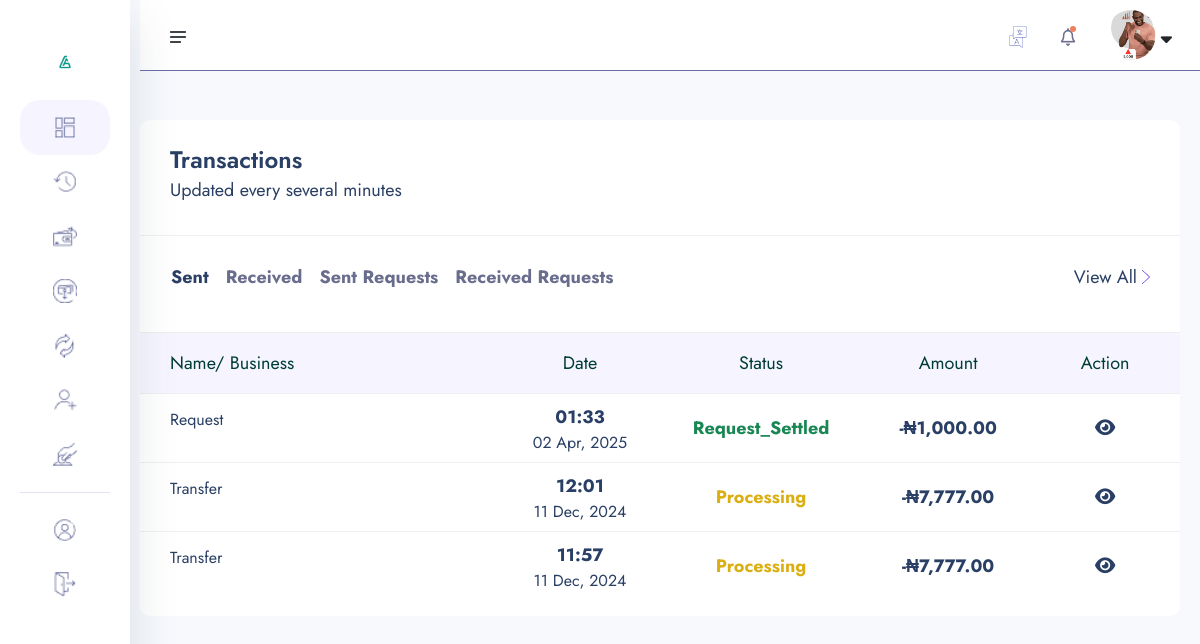
Before: /transactions/ (signed in) with the older database file.
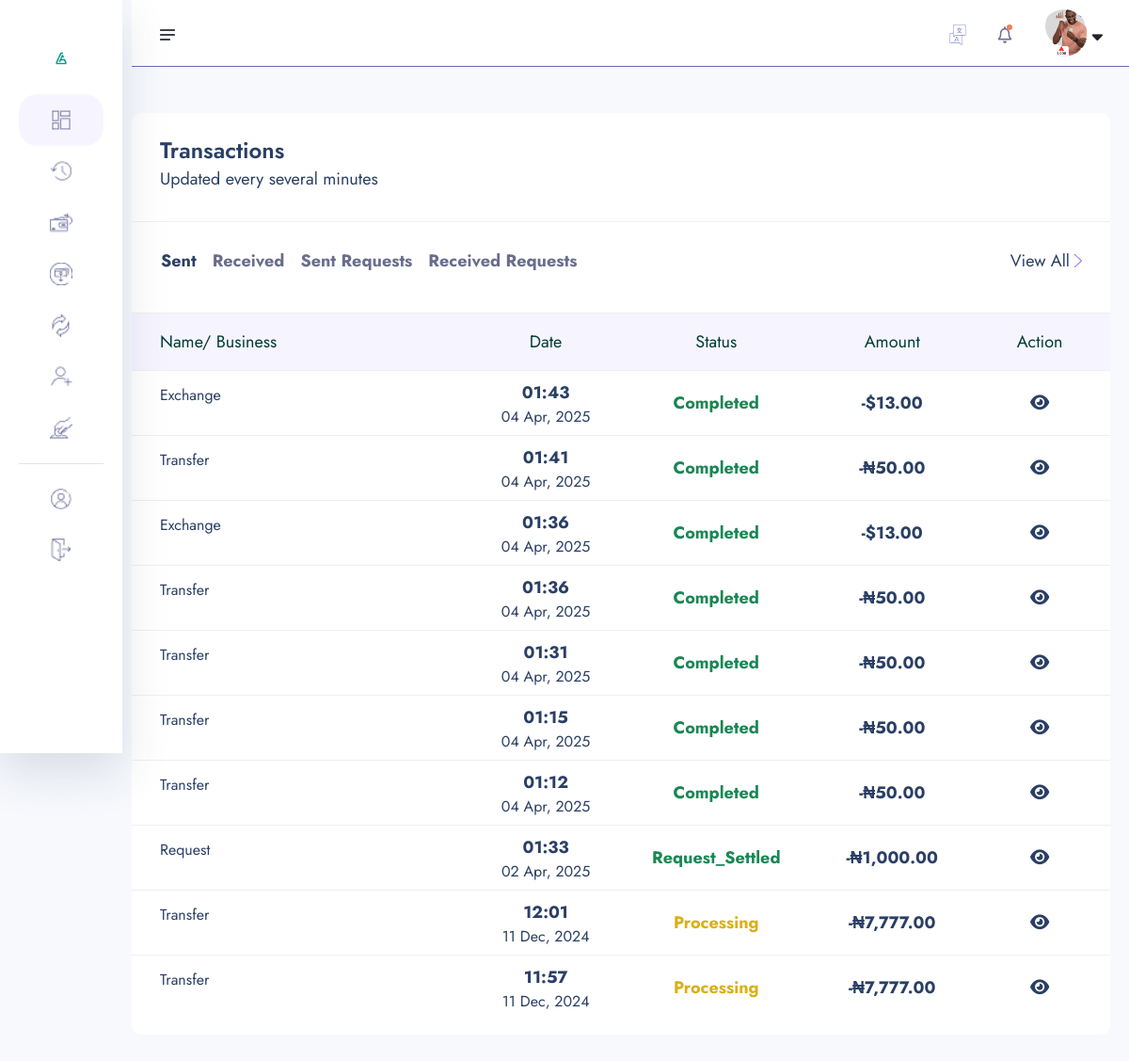
After: the same page with the newer database file.
### core/models.py (models this page shows, shortened)
class Transaction(models.Model):
    transaction_id = ShortUUIDField(unique=True, length=15, max_length=20, prefix="TRN")
    user = models.ForeignKey(User, on_delete=models.SET_NULL, null=True, related_name = "user")
    amount = models.DecimalField(max_digits=12, decimal_places=2, default=0.00)
    amount_exchange = models.DecimalField(max_digits=12, decimal_places=2, default=0.00)
    amount_fee = models.DecimalField(max_digits=12, decimal_places=2, default=0.00)
    description = models.CharField(max_length=1000, null=True, blank=True)
    reciever= models.ForeignKey(User, on_delete=models.SET_NULL, null=True, related_name = "reciever")
    sender= models.ForeignKey(User, on_delete=models.SET_NULL, null=True, related_name = "sender")
    reciever_account = models.ForeignKey(Account, on_delete=models.SET_NULL, null=True, related_name = "reciever_account")
    sender_account = models.ForeignKey(Account, on_delete=models.SET_NULL, null=True, related_name = "sender_account")
    sender_dollar_account = models.ForeignKey(DollarAccount, related_name="sender_dollar_transactions", null=True, blank=True, on_delete=models.CASCADE)
    reciever_dollar_account = models.ForeignKey(DollarAccount, related_name="recieved_dollar_transactions", null=True, blank=True, on_delete=models.CASCADE)
    status = models.CharField(choices=TRANSACTION_STATUS, max_length=100, default="pending")
    transaction_type = models.CharField(choices=TRANSACTION_TYPE, max_length=100, default="none")
    date = models.DateTimeField(auto_now_add=True)
    updated = models.DateTimeField(auto_now_add=False, null=True, blank=True)
    currency = models.CharField(max_length=10, choices=[('NGN', 'Naira'), ('USD', 'Dollar')], default='NGN')

### core/transaction.py (the view)
# urls.py: path("transactions/", transaction.transaction_list, name="transactions"),
@login_required
def transaction_list(request):
    sender_transaction = Transaction.objects.filter(sender=request.user).order_by("-id")
    reciever_transaction = Transaction.objects.filter(reciever=request.user).order_by("-id")
    request_sender_transaction = Transaction.objects.filter(sender=request.user, transaction_type="request")
    request_reciever_transaction = Transaction.objects.filter(reciever=request.user, transaction_type="request")
    context = {
        "sender_transaction":sender_transaction,
        "reciever_transaction":reciever_transaction,
        "request_sender_transaction":request_sender_transaction,
        "request_reciever_transaction":request_reciever_transaction
    }
    return render(request, "transaction/transaction-list.html", context)

### core/context_processor.py (called while the page is built)
def default(request):
    if not request.user.is_authenticated:
        return {}
    try:
        kyc = KYC.objects.get(user=request.user)
    except KYC.DoesNotExist:
        kyc = None
    try:
        account = Account.objects.get(user=request.user)
    except Account.DoesNotExist:
        account = None
    try:
        notifications = Notification.objects.filter(user=request.user).order_by("-id")[:10]
    except:
        notifications = None
    return {
        "kyc": kyc,
        "account": account,
        "notifications":notifications,
    }

### templates/transaction/transaction-list.html (shortened to what the changed rows need)
{% extends "include/dashboard-base.html" %}
{% load humanize %}
{% load static %}
{% block content %}
<section class="dashboard-section body-collapse">
    <div class="overlay pt-120">
        <div class="container-fruid">
            <div class="row">
                <div class="col-xl-12 col-lg-12">
                    <div class="section-content">
                        <div class="transactions-area ">
                            <div class="tab-content mt-40">
                                <div class="tab-pane fade show active" id="latest" role="tabpanel" aria-labelledby="latest-tab">
                                    <div class="table-responsive">
                                        <table class="table">
                                            <thead>
                                                <tr>
                                                    <th scope="col">Name/ Business</th>
                                                    <th scope="col">Date</th>
                                                    <th scope="col">Status</th>
                                                    <th scope="col">Amount</th>
                                                    <th scope="col">Action</th>
                                                </tr>
                                            </thead>
                                            <tbody>
                                                {% for s in sender_transaction %}
                                                <tr data-bs-toggle="modal" data-bs-target="#transactionsMod">
                                                    <th scope="row">
                                                        <p class="mdr">{{ s.transaction_type|title }}</p>
                                                    </th>
                                                    <td>
                                                        <p>{{ s.date|date:"h:i" }}</p>
                                                        <p class="mdr">{{ s.date|date:"d M, Y" }}</p>
                                                    </td>
                                                    <td>
                                                        {% if s.status == 'completed' %}
                                                        <p class="text-success">{{ s.status|title }}</p>
                                                        {% elif s.status == 'pending' %}
                                                        <p class="inprogress">{{ s.status|title }}</p>
                                                        {% elif s.status == 'failed' %}
                                                        <p class="text-danger">{{ s.status|title }}</p>
                                                        {% elif s.status == 'processing' %}
                                                        <p class="inprogress">{{ s.status|title }}</p>
                                                        {% elif s.status == 'request_sent' %}
                                                        <p class="text-success">{{ s.status|title }}</p>
                                                        {% elif s.status == 'request_settled' %}
                                                        <p class="text-success">{{ s.status|title }}</p>
                                                        {% elif s.status == 'request_processing' %}
                                                        <p class="inprogress">{{ s.status|title }}</p>
                                                        {% endif %}
                                                    </td>
                                                    <td>
                                                        {% if s.transaction_type == 'exchange' %}
                                                                <p>-&#36;{{ s.amount|intcomma }}</p>
                                                        {% else %}
                                                            {% if s.currency == 'USD' %}
                                                                <p>-&#36;{{ s.amount|intcomma }}</p>
                                                            {% else %}
                                                                <p>-&#8358;{{ s.amount|intcomma }}</p>
                                                            {% endif %}
                                                        {% endif %}
                                                    </td>
                                                    <td>
                                                        <a href="{% url 'core:transaction_detail' s.transaction_id %}" class=""><i class="fas fa-eye"></i></a>
                                                    </td>
                                                </tr>
                                                {% endfor %}
                                            </tbody>
                                        </table>
                                    </div>
                                </div>
                            </div>
                        </div>
                    </div>
                </div>
            </div>
        </div>
    </div>
</section>
{% endblock content %}

Changed rows visible on the page:
added Transaction: transaction_type "Exchange", date "01:43", date "04 Apr, 2025", status "Completed", amount "13.00"
added Transaction: transaction_type "Transfer", date "01:41", date "04 Apr, 2025", status "Completed", amount "50.00"
added Transaction: transaction_type "Exchange", date "01:36", date "04 Apr, 2025", status "Completed", amount "13.00"
added Transaction: transaction_type "Transfer", date "01:36", date "04 Apr, 2025", status "Completed", amount "50.00"
added Transaction: transaction_type "Transfer", date "01:31", date "04 Apr, 2025", status "Completed", amount "50.00"
added Transaction: transaction_type "Transfer", date "01:15", date "04 Apr, 2025", status "Completed", amount "50.00"
added Transaction: transaction_type "Transfer", date "01:12", date "04 Apr, 2025", status "Completed", amount "50.00"
